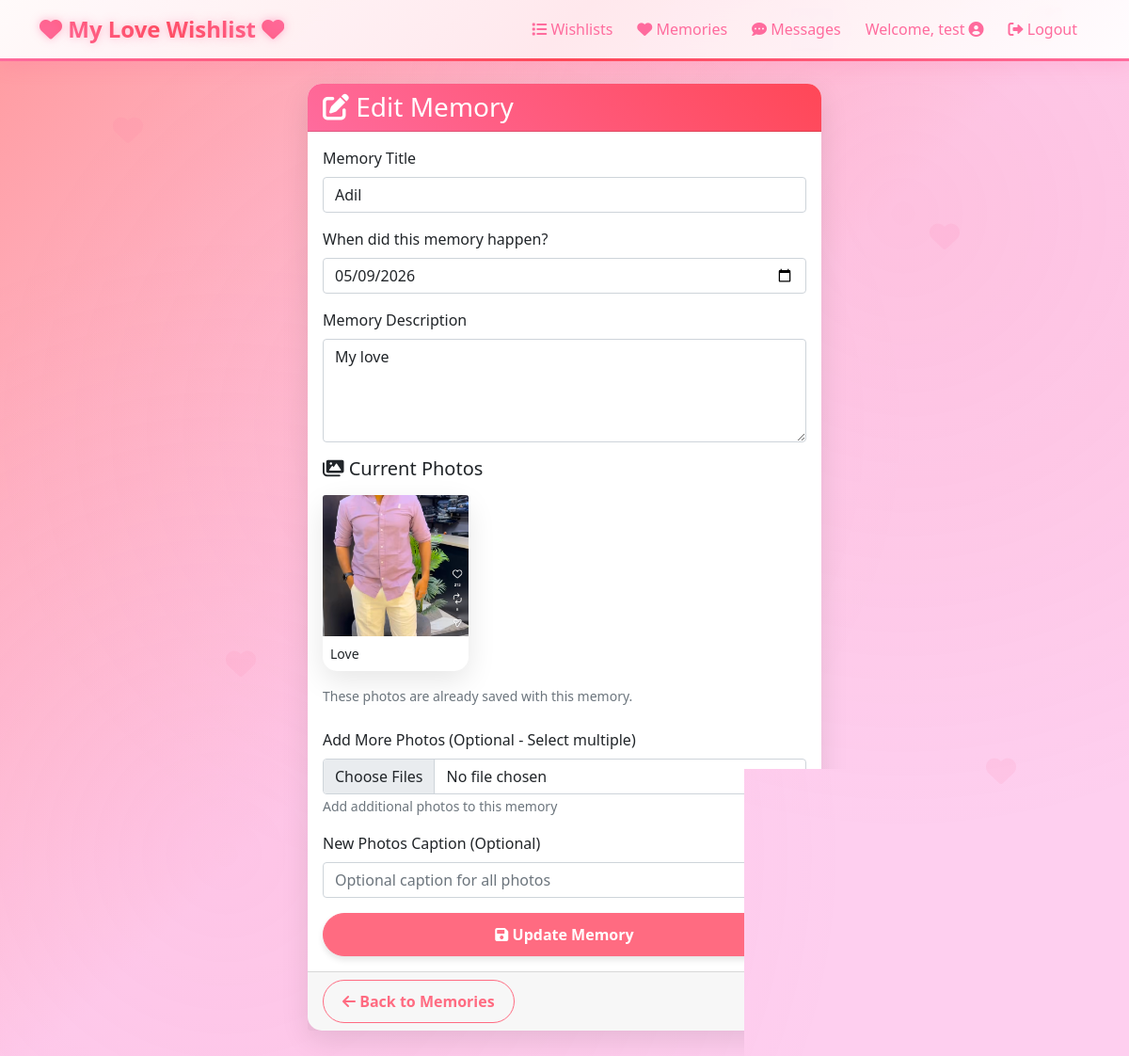
Page /memory/5/update/ (signed in) on the committed database.
### wishlistapp/models.py (models this page shows, shortened)
class Memory(models.Model):
    title = models.CharField(max_length=200)
    description = models.TextField()
    memory_date = models.DateField(help_text="When did this memory happen?")
    created_at = models.DateTimeField(auto_now_add=True)
    updated_at = models.DateTimeField(auto_now=True)
    user = models.ForeignKey(User, on_delete=models.CASCADE, related_name='memories')

class MemoryPhoto(models.Model):
    memory = models.ForeignKey(Memory, on_delete=models.CASCADE, related_name='photos')
    image = models.ImageField(upload_to='memory_photos/', help_text="Upload a photo from this memory")
    caption = models.CharField(max_length=200, blank=True, help_text="Optional caption for the photo")
    uploaded_at = models.DateTimeField(auto_now_add=True)

### wishlistapp/views.py (the view, shortened to what this page needs)
# urls.py: path('memory/<int:pk>/update/', views.MemoryUpdateView.as_view(), name='memory_update'),
class MemoryUpdateView(LoginRequiredMixin, UpdateView):
    model = Memory
    form_class = MemoryForm
    template_name = 'wishlistapp/memory_form.html'
    success_url = reverse_lazy('memory_list')
    def get_queryset(self):
        if self.request.user.is_superuser:
            return Memory.objects.all()
        return Memory.objects.filter(user=self.request.user)
    def get_context_data(self, **kwargs):
        context = super().get_context_data(**kwargs)
        context['photo_form'] = MemoryPhotoForm()
        return context

### wishlistapp/forms.py
class MemoryForm(forms.ModelForm):
    class Meta:
        model = Memory
        fields = ['title', 'description', 'memory_date']
        widgets = {
            'title': forms.TextInput(attrs={'class': 'form-control', 'placeholder': 'Enter memory title'}),
            'description': forms.Textarea(attrs={'class': 'form-control', 'placeholder': 'Describe this beautiful memory', 'rows': 4}),
            'memory_date': forms.DateInput(attrs={'class': 'form-control', 'type': 'date'}),
        }

class MemoryPhotoForm(forms.Form):
    images = forms.FileField(
        required=False,
        help_text="Select multiple photos"
    )
    caption = forms.CharField(
        max_length=200,
        required=False,
        label="",  # Remove label since we provide custom labels in template
        widget=forms.TextInput(attrs={'class': 'form-control', 'placeholder': 'Optional caption for all photos'}),
    )

### wishlistapp/templates/wishlistapp/memory_form.html (shortened to what this page needs)
{% extends 'wishlistapp/base.html' %}
{% block content %}
<div class="row">
    <div class="col-lg-6 mx-auto">
        <div class="card">
            <div class="card-header">
                <h3 class="card-title mb-0">
                    <i class="fas fa-{% if object %}edit{% else %}plus-circle{% endif %}"></i>
                    {% if object %}Edit{% else %}Create New{% endif %} Memory
                </h3>
            </div>
            <div class="card-body">
                <form method="post" enctype="multipart/form-data">
                    <div class="mb-3">
                        <label for="{{ form.title.id_for_label }}" class="form-label">Memory Title</label>
                        {{ form.title }}
                    </div>
                    <div class="mb-3">
                        <label for="{{ form.memory_date.id_for_label }}" class="form-label">When did this memory happen?</label>
                        {{ form.memory_date }}
                    </div>
                    <div class="mb-3">
                        <label for="{{ form.description.id_for_label }}" class="form-label">Memory Description</label>
                        {{ form.description }}
                    </div>
                    {% if object and object.photos.all %}
                    <div class="mb-4">
                        <h5 class="mb-3"><i class="fas fa-images"></i> Current Photos</h5>
                        <div class="row">
                            {% for photo in object.photos.all %}
                            <div class="col-md-4 col-sm-6 mb-3">
                                <div class="card">
                                    <img src="{{ photo.image.url }}" class="card-img-top" alt="Memory photo" style="height: 150px; object-fit: cover;">
                                    {% if photo.caption %}
                                    <div class="card-body p-2">
                                        <p class="card-text small mb-0">{{ photo.caption }}</p>
                                    </div>
                                    {% endif %}
                                </div>
                            </div>
                            {% endfor %}
                        </div>
                        <p class="text-muted small">These photos are already saved with this memory.</p>
                    </div>
                    {% endif %}
                    {% if not object %}
                    <div class="mb-3">
                        <label for="{{ photo_form.images.id_for_label }}" class="form-label">Add Photos (Optional - Select multiple)</label>
                        {{ photo_form.images }}
                        <script>
                            document.getElementById('{{ photo_form.images.id_for_label }}').setAttribute('multiple', 'true');
                            document.getElementById('{{ photo_form.images.id_for_label }}').setAttribute('accept', 'image/*');
                            document.getElementById('{{ photo_form.images.id_for_label }}').classList.add('form-control');
                        </script>
                        {% if photo_form.images.errors %}
                            <div class="text-danger">{{ photo_form.images.errors }}</div>
                        {% endif %}
                        <small class="form-text text-muted">You can select multiple photos at once</small>
                    </div>
                    <div class="mb-3">
                        <label for="{{ photo_form.caption.id_for_label }}" class="form-label">Photo Caption (Optional)</label>
                        {{ photo_form.caption }}
                        {% if photo_form.caption.errors %}
                            <div class="text-danger">{{ photo_form.caption.errors }}</div>
                        {% endif %}
                    </div>
                    {% else %}
                    <div class="mb-3">
                        <label for="{{ photo_form.images.id_for_label }}" class="form-label">Add More Photos (Optional - Select multiple)</label>
                        {{ photo_form.images }}
                        <small class="form-text text-muted">Add additional photos to this memory</small>
                    </div>
                    <div class="mb-3">
                        <label for="{{ photo_form.caption.id_for_label }}" class="form-label">New Photos Caption (Optional)</label>
                        {{ photo_form.caption }}
                    </div>
                    {% endif %}
                    <div class="d-grid">
                        <button type="submit" class="btn btn-primary">
                            <i class="fas fa-save"></i> {% if object %}Update{% else %}Create{% endif %} Memory
                        </button>
                    </div>
                </form>
            </div>
            <div class="card-footer">
                <a href="{% url 'memory_list' %}" class="btn btn-outline-secondary">
                    <i class="fas fa-arrow-left"></i> Back to Memories
                </a>
            </div>
        </div>
    </div>
</div>
{% endblock %}

### wishlistapp/templates/wishlistapp/base.html (shortened to what this page needs)
<!DOCTYPE html>
{% load static %}
<html lang="en">
<head>
    <link href="https://cdn.jsdelivr.net/npm/bootstrap@5.1.3/dist/css/bootstrap.min.css" rel="stylesheet">
    <link href="https://cdnjs.cloudflare.com/ajax/libs/font-awesome/6.0.0/css/all.min.css" rel="stylesheet">
    <link rel="stylesheet" href="{% static 'css/styles.css' %}">
</head>
<body>
    <div class="heart-bg"><i class="fas fa-heart"></i></div>
    <div class="heart-bg"><i class="fas fa-heart"></i></div>
    <div class="heart-bg"><i class="fas fa-heart"></i></div>
    <div class="heart-bg"><i class="fas fa-heart"></i></div>
    <div class="heart-bg"></div>
    <div class="heart-bg"></div>
    <div class="falling-heart">❤️</div>
    <div class="falling-heart">💖</div>
    <div class="falling-heart">💕</div>
    <div class="falling-heart">💓</div>
    <div class="falling-heart">💗</div>
    <div class="falling-heart">💘</div>
    <div class="falling-heart">💝</div>
    <div class="falling-heart">💞</div>
    <div class="falling-heart">💟</div>
    <div class="falling-heart">💖</div>
    <div class="falling-heart">💕</div>
    <div class="falling-heart">💓</div>
    <div class="falling-heart">💗</div>
    <div class="falling-heart">💘</div>
    <div class="falling-heart">💝</div>
    <div class="falling-heart">💞</div>
    <div class="falling-heart">💟</div>
    <div class="falling-heart">❤️</div>
    <div class="falling-heart">💖</div>
    <div class="falling-heart">💕</div>
    <div class="falling-heart">💓</div>
    <div class="falling-heart">💗</div>
    <div class="falling-heart">💘</div>
    <div class="falling-heart">💝</div>
    <div class="falling-heart">💞</div>
    <div class="falling-heart">💟</div>
    <nav class="navbar navbar-expand-lg navbar-light">
        <div class="container">
            <a class="navbar-brand" href="{% url 'wishlist_list' %}">
                <i class="fas fa-heart heart"></i> My Love Wishlist <i class="fas fa-heart heart"></i>
            </a>
            <div class="collapse navbar-collapse" id="navbarNav">
                <ul class="navbar-nav ms-auto">
                    <li class="nav-item">
                        <a class="nav-link" href="{% url 'wishlist_list' %}">
                            <i class="fas fa-list"></i> Wishlists
                        </a>
                    </li>
                    <li class="nav-item">
                        <a class="nav-link" href="{% url 'memory_list' %}">
                            <i class="fas fa-heart"></i> Memories
                        </a>
                    </li>
                    {% if user.is_authenticated %}
                    <li class="nav-item">
                        <a class="nav-link position-relative" href="{% url 'chat_inbox' %}">
                            <i class="fas fa-comment-dots"></i> Messages
                        </a>
                    </li>
                    {% endif %}
                    {% if user.is_authenticated %}
                        <li class="nav-item">
                            <span class="nav-link">Welcome, {{ user.username }} <i class="fas fa-user-circle"></i>
                                {% if user.is_superuser %}<span class="badge bg-danger ms-1">Admin</span>{% endif %}</span>
                        </li>
                        <li class="nav-item">
                            <a class="nav-link" href="{% url 'logout' %}">
                                <i class="fas fa-sign-out-alt"></i> Logout
                            </a>
                        </li>
                    {% endif %}
                </ul>
            </div>
        </div>
    </nav>
    <div class="container mt-4">
        {% block content %}{% endblock %}
    </div>
    <footer class="footer"></footer>
</html>

### static/css/styles.css (style rules this page uses)
body { background: linear-gradient(135deg, #ff9a9e 0%, #fecfef 50%, #fecfef 100%); font-family: 'Segoe UI', Tahoma, Geneva, Verdana, sans-serif; position: relative; overflow-x: hidden; }
body::before { content: ''; position: fixed; top: 0; left: 0; width: 100%; height: 100%; background-image: radial-gradient(circle at 20% 80%, rgba(255, 107, 157, 0.1) 0%, transparent 50%), radial-gradient(circle at 80% 20%, rgba(255, 71, 87, 0.1) 0%, transparent 50%), radial-gradient(circle at 40% 40%, rgba(255, 107, 157, 0.05) 0%, transparent 50%); pointer-events: none; z-index: -1; }
.heart-bg { position: fixed; font-size: 2rem; color: rgba(255, 107, 157, 0.1); pointer-events: none; z-index: -1; animation: float 6s ease-in-out infinite; }
.heart-bg:nth-child(1) { top: 10%; left: 10%; animation-delay: 0s; }
.heart-bg:nth-child(2) { top: 20%; right: 15%; animation-delay: 1s; }
.heart-bg:nth-child(3) { top: 60%; left: 20%; animation-delay: 2s; }
.heart-bg:nth-child(4) { top: 70%; right: 10%; animation-delay: 3s; }
.heart-bg:nth-child(5) { top: 40%; left: 70%; animation-delay: 4s; }
.heart-bg:nth-child(6) { top: 80%; right: 70%; animation-delay: 5s; }
.falling-heart { position: fixed; font-size: 2rem; color: #ff4757; pointer-events: none; z-index: -2; animation: fall 10s linear infinite; opacity: 0.7; }
.falling-heart:nth-child(10) { font-size: 1.7rem; animation: fall 10s linear infinite, pulse 2s ease-in-out infinite; }
.falling-heart:nth-child(15) { font-size: 2.5rem; animation: fall 10s linear infinite, pulse 2s ease-in-out infinite; }
.falling-heart:nth-child(20) { font-size: 2.4rem; animation: fall 10s linear infinite, pulse 2s ease-in-out infinite; }
.falling-heart:nth-child(25) { font-size: 2.1rem; animation: fall 10s linear infinite, pulse 2s ease-in-out infinite; }
.falling-heart:nth-child(30) { font-size: 1.8rem; animation: fall 10s linear infinite, pulse 2s ease-in-out infinite; }
.navbar { background: linear-gradient(135deg, rgba(255, 255, 255, 0.95) 0%, rgba(255, 235, 239, 0.95) 50%, rgba(255, 255, 255, 0.95) 100%); backdrop-filter: blur(15px); border-bottom: 3px solid transparent; border-image: linear-gradient(90deg, #ff6b9d, #ff4757, #ff6b9d) 1; box-shadow: 0 4px 20px rgba(255, 107, 157, 0.2); animation: navbarGlow 3s ease-in-out infinite alternate; }
.navbar-brand { color: #ff6b9d !important; font-weight: bold; font-size: 1.5rem; text-shadow: 0 0 10px rgba(255, 107, 157, 0.5); animation: brandPulse 2s ease-in-out infinite; background: linear-gradient(45deg, #ff6b9d, #ff4757, #ff6b9d); -webkit-background-clip: text; -webkit-text-fill-color: transparent; background-clip: text; }
.navbar-nav .nav-link { color: #ff6b9d !important; font-weight: 500; transition: all 0.3s ease; position: relative; border-radius: 20px; padding: 8px 15px; margin: 0 5px; }
.navbar-nav .nav-link::after { content: ''; position: absolute; bottom: -5px; left: 50%; width: 0; height: 2px; background: linear-gradient(90deg, #ff6b9d, #ff4757); transition: all 0.3s ease; transform: translateX(-50%); }
.btn { border-radius: 25px; padding: 10px 20px; font-weight: bold; transition: all 0.3s ease; }
.btn-primary { background-color: #ff6b81; border-color: #ff6b81; box-shadow: 0 4px 6px rgba(0, 0, 0, 0.1); }
.btn-outline-secondary { color: #ff6b81; border-color: #ff6b81; background-color: transparent; }
.card { border: none; border-radius: 15px; box-shadow: 0 10px 30px rgba(0,0,0,0.1); transition: transform 0.3s ease; }
.card-header { background: linear-gradient(45deg, #ff6b9d, #ff4757); color: white; border-radius: 15px 15px 0 0 !important; }
.heart { color: #ff4757; }
.footer { text-align: center; padding: 20px; color: #666; }

### rows in the picture
Memory: title "Adil", memory_date "05/09/2026", description "My love"
MemoryPhoto: image (picture), caption "Love"

### other values in the picture
{{ user.username }} "test"
